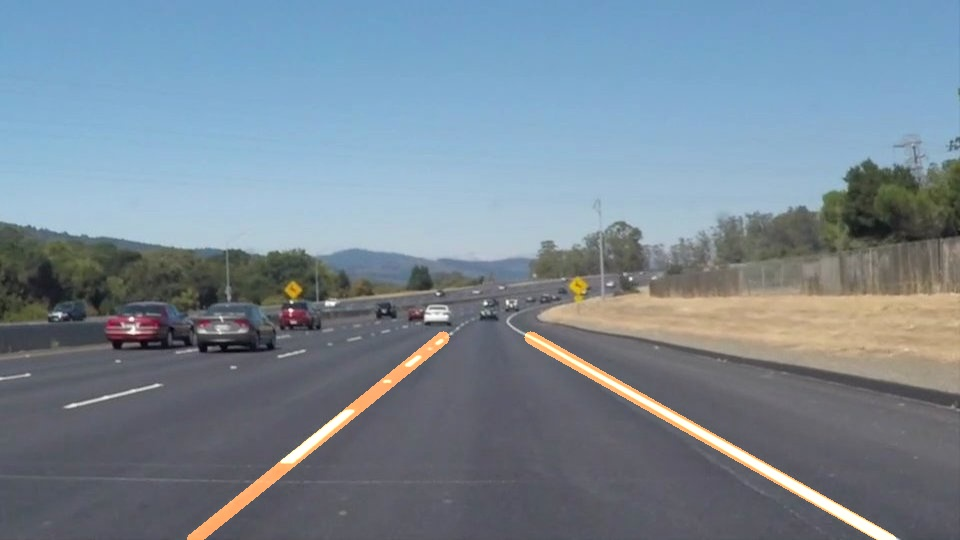
#> input picture test_images/output_solidWhiteCurve.jpg, 960 x 540 px; its folder holds 4 pictures in this run
$ jupyter execute --allow-errors P1.ipynb   (shell and % lines are left out)
#> lines starting #> are read from the running program, lines starting #| are printed output that depends on the picture
# Self-Driving Car Engineer Nanodegree Program

## Project 1: **Finding Lane Lines on the Road**
***
In this project, we will use basic computer vision tecqniques to identify and label lanes over images and video.
We will make use of Canny transform, grayscaling, Hough lines, gaussian blur and polygonal masking.
This is the first project of the Self-Driving Car Engineer Nanodegree Program.

---

<figure>

 <figcaption>
 <p></p>
 <p style="text-align: center;"> Your output should look something like this (above) after detecting line segments using the helper functions below </p>
 </figcaption>
</figure>
 <p></p>
<figure>

 <figcaption>
 <p></p>
 <p style="text-align: center;"> Your goal is to connect/average/extrapolate line segments to get output like this</p>
 </figcaption>
</figure>

## Import Packages

[cell 1]
#importing some useful packages
import matplotlib.pyplot as plt
import matplotlib.image as mpimg
import numpy as np
import cv2
import glob

## Visualizing the test images

[cell 2]
#using the function subplots to visualize all the images in the folder
test_images = glob.glob('./test_images/*.jpg')

fig, axs = plt.subplots(3, 2, figsize=(14,10))
fig.subplots_adjust(hspace = .1, wspace=.02)
axs = axs.ravel()

i=0
for img in test_images:
    img = mpimg.imread(img)
#> img is the input picture: shape (540, 960, 3); mean R, G, B 120.6, 135.7, 148.3
    axs[i].imshow(img)
    i+=1
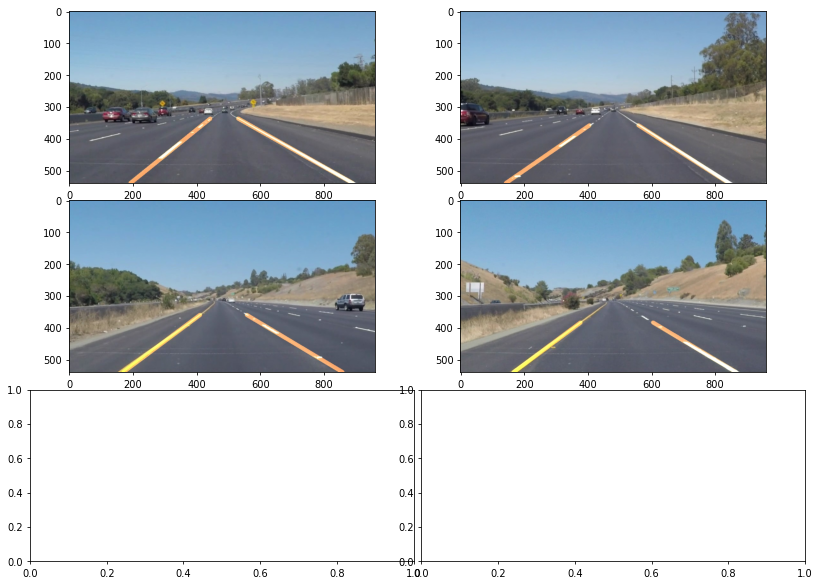
#> figure drawn by matplotlib, 4 panels

## Helper Functions

Below are the helper functions that will be utilized for the detection.

[cell 3]
import math

#This will return an image with only one color channel
def grayscale(img):
    return cv2.cvtColor(img, cv2.COLOR_RGB2GRAY)

#This will apply the Canny transform to see only edges
def canny(img, low_threshold, high_threshold):
    return cv2.Canny(img, low_threshold, high_threshold)

#This is used to smooth the image by blurring, and make the canny transform more stable
def gaussian_blur(img, kernel_size):
    return cv2.GaussianBlur(img, (kernel_size, kernel_size), 0)

#This is for defining a polygonal area to mask the edges
# [106 lines left out: functions region_of_interest, draw_lines, hough_lines, weighted_img, not called in this run]

[cell 4]
import os

#Read all files
files = os.listdir("test_images/")
#> files = ['output_solidWhiteCurve.jpg', 'output_solidWhiteRight.jpg', 'output_solidYellowCurve.jpg', 'output_solidYellowCurve2.jpg']

#The below pipeline is taken from Udacity youtube video about Lane Project (https://youtu.be/hnXkCiM2RSg)

for file in files:
    if file[0:6] != "output":

        img = mpimg.imread("test_images/"+file)

        #first make them grayscale and blur them
        gray = grayscale (img)
        gray = gaussian_blur(gray,3)
        cv2.imwrite("for_markup/gray/output_"+file, gray)

        #create edges image
        edges = canny(gray, 50, 150)
        cv2.imwrite("for_markup/canny/output_"+file, edges)

        #define the polygonal mask based on horizon and image size, and apply the mask to the above canny image
        imshape = img.shape
        vertices = np.array([[(.51*imshape[1],imshape[0]*.58),(.49*imshape[1],imshape[0]*.58),(0,imshape[0]),(imshape[1],imshape[0])]])
        target = region_of_interest(edges,vertices)
        cv2.imwrite("for_markup/target/output_"+file, target)

        #create hough lines and blend them with the original image
        lines = hough_lines(target,1,np.pi/180,35,5,2)
        cv2.imwrite("for_markup/lines/output_"+file, lines)
        result = weighted_img(img,lines,α=0.8, β=1.)

        #due to plot function issue, need to split the colors and rearrange them into bgr
        r,g,b = cv2.split(result)
        result = cv2.merge((b,g,r))

        #write the images into a separate folder
        cv2.imwrite("test_images_output/output_"+file, result)

#now plot all 6 outputs

output_images = glob.glob('./test_images_output/*.jpg')

fig, axs = plt.subplots(3, 2, figsize=(14,10))
fig.subplots_adjust(hspace = .1, wspace=.02)
axs = axs.ravel()

i=0
for img in output_images:
    img = mpimg.imread(img)
    axs[i].imshow(img)
    i+=1
